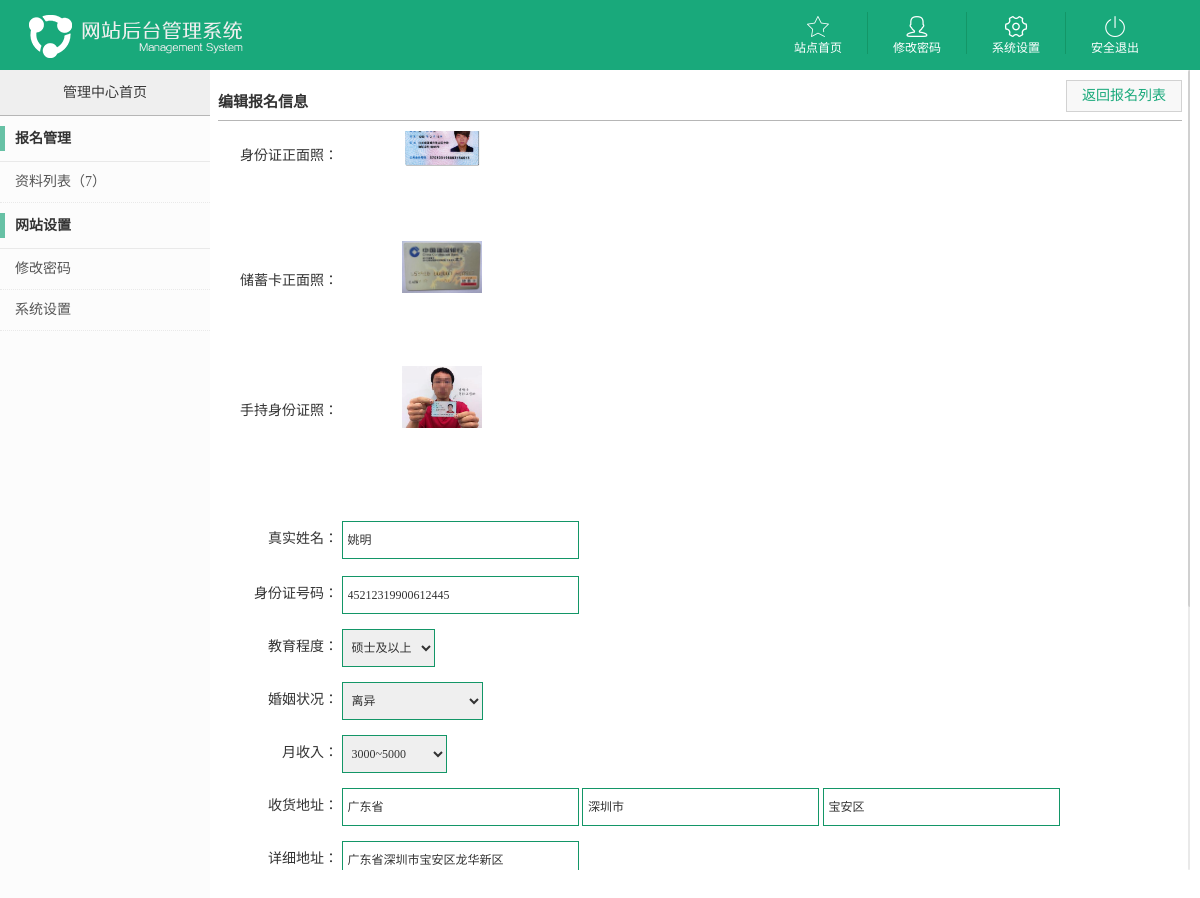
The app's page /admin/baoming_edit.php?id=2 with its own data.
### tables this page shows
CREATE TABLE IF NOT EXISTS `baoming` (
  `id` int(10) NOT NULL,
  `sfz_img` varchar(50) NOT NULL,
  `cxk_img` varchar(50) NOT NULL,
  `scsfz_img` varchar(50) NOT NULL,
  `xingming` varchar(10) NOT NULL,
  `sfzhm` varchar(25) NOT NULL,
  `jycd` varchar(50) NOT NULL,
  `hyzk` varchar(50) NOT NULL,
  `ysr` varchar(50) NOT NULL,
  `province3` varchar(50) NOT NULL,
  `city3` varchar(50) NOT NULL,
  `area3` varchar(50) NOT NULL,
  `address` varchar(50) NOT NULL,
  `zylb` varchar(50) NOT NULL,
  `tel` varchar(20) NOT NULL,
  `tjrkh` varchar(50) NOT NULL,
  `sta` int(11) NOT NULL,
  `posttime` varchar(30) NOT NULL
);

### admin/baoming_edit.php (the view, shortened to what this page needs)
<?php
$sql='select * from baoming where id="'.$_GET['id'].'"';
$query=mysql_query($sql);
$row=mysql_fetch_array($query);
?>
<!DOCTYPE html>
<html>
<head>
<link rel="stylesheet" type="text/css" href="css/style.css">
</head>
<body>
<?php include ("header.php"); ?>
<?php include ("left.php"); ?>
<section class="rt_wrap content mCustomScrollbar">
 <div class="rt_content">
      <div class="page_title">
       <h2 class="fl">编辑报名信息</h2>
       <a href="baoming_list.php" class="fr top_rt_btn">返回报名列表</a>
      </div>
      <ul class="ulColumn2">
	  <form method="POST" action="baoming_edit.php?sub=yes&id=<?php echo $row['id'];?>" enctype="multipart/form-data">
       <li style="height:110px; ">
        <span class="item_name" style="width:120px;">身份证正面照：</span>
        <a href="<?php echo "../upimg/".$row['sfz_img']; ?>" target="_blank" title="查看大图">
		<img src="<?php echo "../upimg/".$row['sfz_img']; ?>" width="80" style=" margin-left:60px; margin-top:-30px; ">
        </a>
       </li>
       <li style="height:110px; ">
        <span class="item_name" style="width:120px;">储蓄卡正面照：</span>
        <a href="<?php echo "../upimg/".$row['cxk_img']; ?>" target="_blank" title="查看大图">
		<img src="<?php echo "../upimg/".$row['cxk_img']; ?>" width="80" style=" margin-left:60px; margin-top:-30px; ">
        </a>
       </li>
       <li style="height:110px; ">
        <span class="item_name" style="width:120px;">手持身份证照：</span>
        <a href="<?php echo "../upimg/".$row['scsfz_img']; ?>" target="_blank" title="查看大图">
		<img src="<?php echo "../upimg/".$row['scsfz_img']; ?>" width="80" style=" margin-left:60px; margin-top:-30px; ">
        </a>
       </li>
       <li style="height:40px;">
        <span class="item_name" style="width:120px;">真实姓名：</span>
        <input type="text" class="textbox textbox_225" name="xingming" value="<?php echo $row['xingming'];?>" placeholder="真实姓名..."/>
       </li>
       <li>
        <span class="item_name" style="width:120px;">身份证号码：</span>
        <input type="text" class="textbox textbox_225" name="sfzhm" value="<?php echo $row['sfzhm'];?>" placeholder="身份证号码..."/>
       </li>
       <li>
        <span class="item_name" style="width:120px;">教育程度：</span>
        <select class="select" name="jycd">
        <option value="硕士及以上" <?php if($row['jycd'] == '硕士及以上') echo "selected='selected'";?>>硕士及以上</option>
        </select>
       </li>
       <li>
        <span class="item_name" style="width:120px;">婚姻状况：</span>
        <select class="select" name="hyzk">
        <option value="离异" <?php if($row['hyzk'] == '离异') echo "selected='selected'";?>>离异</option>
        </select>
       </li>
       <li>
        <span class="item_name" style="width:120px;">月收入：</span>
        <select class="select" name="ysr">
        <option value="3000~5000" <?php if($row['ysr'] == '3000~5000') echo "selected='selected'";?>>3000~5000</option>
        </select>
       </li>
       <li>
        <span class="item_name" style="width:120px;">收货地址：</span>
        <input type="text" class="textbox textbox_225" name="province3" value="<?php echo $row['province3'];?>"/>
        <input type="text" class="textbox textbox_225" name="city3" value="<?php echo $row['city3'];?>"/>
        <input type="text" class="textbox textbox_225" name="area3" value="<?php echo $row['area3'];?>"/>
       </li>
       <li>
        <span class="item_name" style="width:120px;">详细地址：</span>
        <input type="text" class="textbox textbox_225" name="address" value="<?php echo $row['address'];?>" placeholder="详细地址..."/>
       </li>
      </form>
      </ul>
 </div>
</section>
</body>
</html>

### admin/css/style.css (style rules this page uses)
html { overflow-y:hidden; }
body { margin:0;height:100%; }
button,input,optgroup,select,textarea { color:inherit;font:inherit;margin:0 }
input,select,button { outline:none; }
img { vertical-align:middle;border:0 }
html { font-size:50px;-webkit-tap-highlight-color:transparent;height:100%;min-width:320px;overflow-x:hidden }
body { font-family:"Microsoft YaHei";font-size:.28em;line-height:1;color:#333;background-color:white; }
.h1,.h2,.h3,.h4,.h5,.h6,h1,h2,h3,h4,h5,h6 { font-weight:500;line-height:1.1 }
.h1,.h2,.h3,h1,h2,h3 { margin-top:.28rem;margin-bottom:.14rem }
.h2,h2 { font-size:.2996rem }
button,input,select,textarea { font-family:inherit;font-size:inherit;line-height:inherit }
a { color:#06c1ae;text-decoration:none;outline:0 }
ul { margin:0;padding:0;list-style-type:none }
.fl { float:left; }
.fr { float:right; }
.rt_wrap { margin-left:218px;margin-right:10px;height:100%;position:relative; }
.rt_content { margin-bottom:80px;margin-right:8px;overflow:hidden; }
.textbox { border:1px #139667 solid;height:26px;line-height:26px;padding:5px;font-size:12px; vertical-align:middle; }
.textbox_225 { width:225px; }
.select { padding:0 5px;height:38px;font-size:12px;border:1px #139667 solid;vertical-align:middle; appearance: button;-webkit-appearance:button; }
.page_title { height:40px;line-height:40px;border-bottom:1px #b6b6b6 solid;margin:10px 0; }
.page_title h2 { font-size:15px;font-weight:bold; }
.page_title .top_rt_btn { display:inline-block;height:30px;line-height:30px;padding:0 15px;border:1px #d2d2d2 solid;background:#f8f8f8;color:#19a97b; vertical-align:middle;cursor:pointer; }
.ulColumn2 { overflow:hidden; }
.ulColumn2 li { margin:15px 0; }
.ulColumn2 li .item_name { text-align:right;display:inline-block; }

### records on screen
baoming: sfz_img (picture), cxk_img (picture), scsfz_img (picture), xingming "姚明", sfzhm "45212319900612445", jycd "硕士及以上", hyzk "离异", ysr "3000~5000", province3 "广东省", city3 "深圳市", area3 "宝安区", address "广东省深圳市宝安区龙华新区"

### other values on screen
$num "7"
